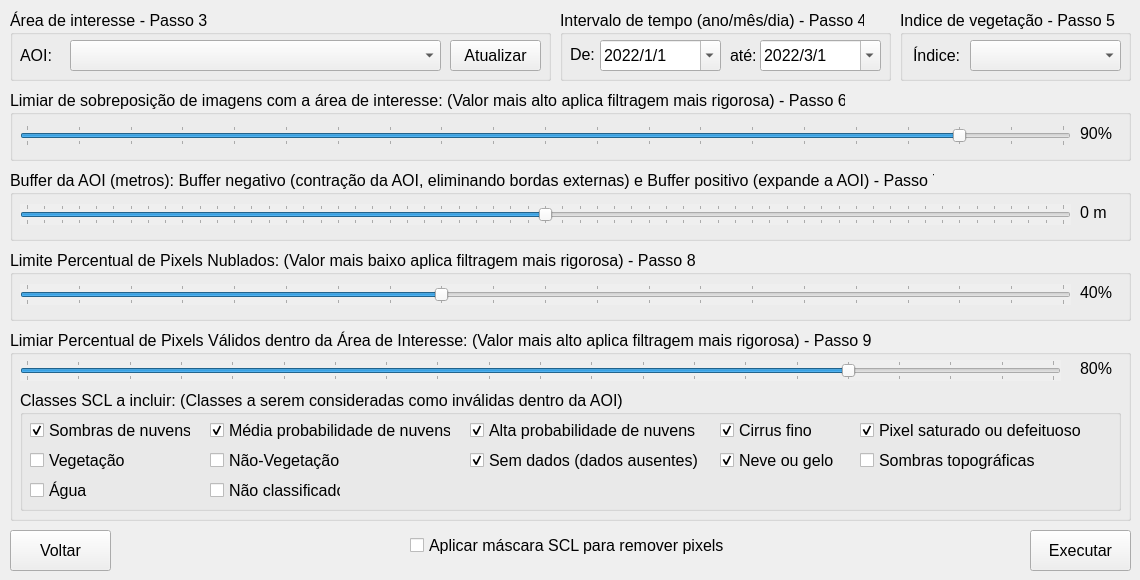
   <widget class="QWidget" name="tab_13">
    <attribute name="title">
     <string>Visão geral</string>
    </attribute>
    <widget class="QGroupBox" name="groupBox_12">
     <property name="geometry">
      <rect>
       <x>10</x>
       <y>10</y>
       <width>541</width>
       <height>71</height>
      </rect>
     </property>
     <property name="font">
      <font>
       <pointsize>12</pointsize>
      </font>
     </property>
     <property name="title">
      <string>Área de interesse - Passo 3</string>
     </property>
     <widget class="QComboBox" name="vector_layer_combobox_2">
      <property name="geometry">
       <rect>
        <x>60</x>
        <y>30</y>
        <width>371</width>
        <height>31</height>
       </rect>
      </property>
      <property name="font">
       <font>
        <pointsize>12</pointsize>
       </font>
      </property>
     </widget>
     <widget class="QPushButton" name="update_vector_2">
      <property name="geometry">
       <rect>
        <x>440</x>
        <y>30</y>
        <width>91</width>
        <height>31</height>
       </rect>
      </property>
      <property name="font">
       <font>
        <pointsize>12</pointsize>
       </font>
      </property>
      <property name="text">
       <string>Atualizar</string>
      </property>
      <property name="icon">
       <iconset>
        <normaloff>../medias/refresh-3104.png</normaloff>../medias/refresh-3104.png</iconset>
      </property>
     </widget>
     <widget class="QLabel" name="label_6">
      <property name="geometry">
       <rect>
        <x>10</x>
        <y>35</y>
        <width>41</width>
        <height>21</height>
       </rect>
      </property>
      <property name="font">
       <font>
        <pointsize>12</pointsize>
       </font>
      </property>
      <property name="text">
       <string>AOI:</string>
      </property>
     </widget>
    </widget>
    <widget class="QGroupBox" name="groupBox_17">
     <property name="geometry">
      <rect>
       <x>10</x>
       <y>90</y>
       <width>1121</width>
       <height>71</height>
      </rect>
     </property>
     <property name="font">
      <font>
       <pointsize>12</pointsize>
      </font>
     </property>
     <property name="title">
      <string>Limiar de sobreposição de imagens com a área de interesse: (Valor mais alto aplica filtragem mais rigorosa) - Passo 6</string>
     </property>
     <widget class="QSlider" name="horizontalSlider_aio_cover_2">
      <property name="enabled">
       <bool>true</bool>
      </property>
      <property name="geometry">
       <rect>
        <x>10</x>
        <y>35</y>
        <width>1051</width>
        <height>21</height>
       </rect>
      </property>
      <property name="autoFillBackground">
       <bool>false</bool>
      </property>
      <property name="minimum">
       <number>0</number>
      </property>
      <property name="maximum">
       <number>100</number>
      </property>
      <property name="singleStep">
       <number>5</number>
      </property>
      <property name="pageStep">
       <number>5</number>
      </property>
      <property name="value">
       <number>90</number>
      </property>
      <property name="sliderPosition">
       <number>90</number>
      </property>
      <property name="orientation">
       <enum>Qt::Horizontal</enum>
      </property>
      <property name="tickPosition">
       <enum>QSlider::TicksBothSides</enum>
      </property>
     </widget>
     <widget class="QLabel" name="label_coverage_2">
      <property name="geometry">
       <rect>
        <x>1070</x>
        <y>33</y>
        <width>51</width>
        <height>21</height>
       </rect>
      </property>
      <property name="font">
       <font>
        <pointsize>12</pointsize>
       </font>
      </property>
      <property name="text">
       <string>90%</string>
      </property>
     </widget>
     <widget class="QLabel" name="label_12">
      <property name="geometry">
       <rect>
        <x>120</x>
        <y>-40</y>
        <width>31</width>
        <height>21</height>
       </rect>
      </property>
      <property name="text">
       <string>90%</string>
      </property>
     </widget>
     <zorder>label_coverage_2</zorder>
     <zorder>label_12</zorder>
     <zorder>horizontalSlider_aio_cover_2</zorder>
    </widget>
    <widget class="QGroupBox" name="groupBox_30">
     <property name="geometry">
      <rect>
       <x>10</x>
       <y>170</y>
       <width>1121</width>
       <height>71</height>
      </rect>
     </property>
     <property name="font">
      <font>
       <pointsize>12</pointsize>
      </font>
     </property>
     <property name="title">
      <string>Buffer da AOI (metros): Buffer negativo (contração da AOI, eliminando bordas externas) e Buffer positivo (expande a AOI) - Passo 7</string>
     </property>
     <widget class="QLabel" name="label_buffer_2">
      <property name="geometry">
       <rect>
        <x>1070</x>
        <y>32</y>
        <width>51</width>
        <height>21</height>
       </rect>
      </property>
      <property name="font">
       <font>
        <pointsize>12</pointsize>
       </font>
      </property>
      <property name="text">
       <string>0 m</string>
      </property>
     </widget>
     <widget class="QSlider" name="horizontalSlider_buffer_2">
      <property name="enabled">
       <bool>true</bool>
      </property>
      <property name="geometry">
       <rect>
        <x>10</x>
        <y>34</y>
        <width>1051</width>
        <height>21</height>
       </rect>
      </property>
      <property name="autoFillBackground">
       <bool>true</bool>
      </property>
      <property name="minimum">
       <number>-300</number>
      </property>
      <property name="maximum">
       <number>300</number>
      </property>
      <property name="singleStep">
       <number>10</number>
      </property>
      <property name="pageStep">
       <number>10</number>
      </property>
      <property name="value">
       <number>0</number>
      </property>
      <property name="sliderPosition">
       <number>0</number>
      </property>
      <property name="orientation">
       <enum>Qt::Horizontal</enum>
      </property>
      <property name="tickPosition">
       <enum>QSlider::TicksBothSides</enum>
      </property>
     </widget>
    </widget>
    <widget class="QPushButton" name="loadtimeseries">
     <property name="enabled">
      <bool>true</bool>
     </property>
     <property name="geometry">
      <rect>
       <x>1030</x>
       <y>530</y>
       <width>101</width>
       <height>41</height>
      </rect>
     </property>
     <property name="font">
      <font>
       <pointsize>12</pointsize>
      </font>
     </property>
     <property name="text">
      <string>Executar</string>
     </property>
     <property name="icon">
      <iconset>
       <normaloff>../medias/icons8-reproduzir-50.png</normaloff>../medias/icons8-reproduzir-50.png</iconset>
     </property>
    </widget>
    <widget class="QGroupBox" name="groupBox_18">
     <property name="geometry">
      <rect>
       <x>10</x>
       <y>250</y>
       <width>1121</width>
       <height>71</height>
      </rect>
     </property>
     <property name="font">
      <font>
       <pointsize>12</pointsize>
      </font>
     </property>
     <property name="title">
      <string>Limite Percentual de Pixels Nublados: (Valor mais baixo aplica filtragem mais rigorosa) - Passo 8</string>
     </property>
     <widget class="QSlider" name="horizontalSlider_total_pixel_limit_2">
      <property name="enabled">
       <bool>true</bool>
      </property>
      <property name="geometry">
       <rect>
        <x>10</x>
        <y>34</y>
        <width>1051</width>
        <height>21</height>
       </rect>
      </property>
      <property name="autoFillBackground">
       <bool>true</bool>
      </property>
      <property name="minimum">
       <number>0</number>
      </property>
      <property name="maximum">
       <number>100</number>
      </property>
      <property name="singleStep">
       <number>5</number>
      </property>
      <property name="pageStep">
       <number>5</number>
      </property>
      <property name="value">
       <number>40</number>
      </property>
      <property name="sliderPosition">
       <number>40</number>
      </property>
      <property name="orientation">
       <enum>Qt::Horizontal</enum>
      </property>
      <property name="tickPosition">
       <enum>QSlider::TicksBothSides</enum>
      </property>
     </widget>
     <widget class="QLabel" name="label_cloud_2">
      <property name="geometry">
       <rect>
        <x>1070</x>
        <y>32</y>
        <width>51</width>
        <height>21</height>
       </rect>
      </property>
      <property name="font">
       <font>
        <pointsize>12</pointsize>
       </font>
      </property>
      <property name="text">
       <string>40%</string>
      </property>
     </widget>
    </widget>
    <widget class="QGroupBox" name="groupBox_19">
     <property name="geometry">
      <rect>
       <x>10</x>
       <y>330</y>
       <width>1121</width>
       <height>191</height>
      </rect>
     </property>
     <property name="font">
      <font>
       <pointsize>12</pointsize>
      </font>
     </property>
     <property name="title">
      <string>Limiar Percentual de Pixels Válidos dentro da Área de Interesse: (Valor mais alto aplica filtragem mais rigorosa) - Passo 9</string>
     </property>
     <widget class="QSlider" name="horizontalSlider_local_pixel_limit_2">
      <property name="enabled">
       <bool>true</bool>
      </property>
      <property name="geometry">
       <rect>
        <x>10</x>
        <y>30</y>
        <width>1041</width>
        <height>21</height>
       </rect>
      </property>
      <property name="autoFillBackground">
       <bool>true</bool>
      </property>
      <property name="minimum">
       <number>0</number>
      </property>
      <property name="maximum">
       <number>100</number>
      </property>
      <property name="singleStep">
       <number>5</number>
      </property>
      <property name="pageStep">
       <number>5</number>
      </property>
      <property name="value">
       <number>80</number>
      </property>
      <property name="sliderPosition">
       <number>80</number>
      </property>
      <property name="orientation">
       <enum>Qt::Horizontal</enum>
      </property>
      <property name="tickPosition">
       <enum>QSlider::TicksBothSides</enum>
      </property>
     </widget>
     <widget class="QLabel" name="label_cloud_aoi_2">
      <property name="geometry">
       <rect>
        <x>1070</x>
        <y>28</y>
        <width>47</width>
        <height>21</height>
       </rect>
      </property>
      <property name="font">
       <font>
        <pointsize>12</pointsize>
       </font>
      </property>
      <property name="text">
       <string>80%</string>
      </property>
     </widget>
     <widget class="QGroupBox" name="groupBox_20">
      <property name="geometry">
       <rect>
        <x>10</x>
        <y>60</y>
        <width>1101</width>
        <height>121</height>
       </rect>
      </property>
      <property name="font">
       <font>
        <pointsize>12</pointsize>
       </font>
      </property>
      <property name="title">
       <string>Classes SCL a incluir: (Classes a serem consideradas como inválidas dentro da AOI)</string>
      </property>
      <widget class="QCheckBox" name="mask_class3_2">
       <property name="geometry">
        <rect>
         <x>10</x>
         <y>30</y>
         <width>161</width>
         <height>20</height>
        </rect>
       </property>
       <property name="font">
        <font>
         <pointsize>12</pointsize>
        </font>
       </property>
       <property name="text">
        <string>Sombras de nuvens</string>
       </property>
       <property name="checked">
        <bool>true</bool>
       </property>
      </widget>
      <widget class="QCheckBox" name="mask_class6_2">
       <property name="geometry">
        <rect>
         <x>10</x>
         <y>90</y>
         <width>91</width>
         <height>20</height>
        </rect>
       </property>
       <property name="font">
        <font>
         <pointsize>12</pointsize>
        </font>
       </property>
       <property name="text">
        <string>Água</string>
       </property>
      </widget>
      <widget class="QCheckBox" name="mask_class8_2">
       <property name="geometry">
        <rect>
         <x>190</x>
         <y>30</y>
         <width>241</width>
         <height>21</height>
        </rect>
       </property>
       <property name="font">
        <font>
         <pointsize>12</pointsize>
        </font>
       </property>
       <property name="text">
        <string>Média probabilidade de nuvens</string>
       </property>
       <property name="checked">
        <bool>true</bool>
       </property>
      </widget>
      <widget class="QCheckBox" name="mask_class1_2">
       <property name="geometry">
        <rect>
         <x>840</x>
         <y>30</y>
         <width>241</width>
         <height>21</height>
        </rect>
       </property>
       <property name="font">
        <font>
         <pointsize>12</pointsize>
        </font>
       </property>
       <property name="text">
        <string>Pixel saturado ou defeituoso</string>
       </property>
       <property name="checked">
        <bool>true</bool>
       </property>
      </widget>
      <widget class="QCheckBox" name="mask_class0_2">
       <property name="geometry">
        <rect>
         <x>450</x>
         <y>60</y>
         <width>241</width>
         <height>21</height>
        </rect>
       </property>
       <property name="font">
        <font>
         <pointsize>12</pointsize>
        </font>
       </property>
       <property name="text">
        <string>Sem dados (dados ausentes)</string>
       </property>
       <property name="checked">
        <bool>true</bool>
       </property>
      </widget>
      <widget class="QCheckBox" name="mask_class4_2">
       <property name="geometry">
        <rect>
         <x>10</x>
         <y>60</y>
         <width>111</width>
         <height>21</height>
        </rect>
       </property>
       <property name="font">
        <font>
         <pointsize>12</pointsize>
        </font>
       </property>
       <property name="text">
        <string>Vegetação</string>
       </property>
      </widget>
      <widget class="QCheckBox" name="mask_class5_2">
       <property name="geometry">
        <rect>
         <x>190</x>
         <y>60</y>
         <width>141</width>
         <height>21</height>
        </rect>
       </property>
       <property name="font">
        <font>
         <pointsize>12</pointsize>
        </font>
       </property>
       <property name="text">
        <string>Não-Vegetação</string>
       </property>
      </widget>
      <widget class="QCheckBox" name="mask_class7_2">
       <property name="geometry">
        <rect>
         <x>190</x>
         <y>90</y>
         <width>131</width>
         <height>21</height>
        </rect>
       </property>
       <property name="font">
        <font>
         <pointsize>12</pointsize>
        </font>
       </property>
       <property name="text">
        <string>Não classificado</string>
       </property>
      </widget>
      <widget class="QCheckBox" name="mask_class2_2">
       <property name="geometry">
        <rect>
         <x>840</x>
         <y>60</y>
         <width>241</width>
         <height>21</height>
        </rect>
       </property>
       <property name="font">
        <font>
         <pointsize>12</pointsize>
        </font>
       </property>
       <property name="text">
        <string>Sombras topográficas</string>
       </property>
      </widget>
      <widget class="QCheckBox" name="mask_class9_2">
       <property name="geometry">
        <rect>
         <x>450</x>
         <y>30</y>
         <width>231</width>
         <height>20</height>
        </rect>
       </property>
       <property name="font">
        <font>
         <pointsize>12</pointsize>
        </font>
       </property>
       <property name="text">
        <string>Alta probabilidade de nuvens</string>
       </property>
       <property name="checked">
        <bool>true</bool>
       </property>
      </widget>
      <widget class="QCheckBox" name="mask_class10_2">
       <property name="geometry">
        <rect>
         <x>700</x>
         <y>30</y>
         <width>101</width>
         <height>21</height>
        </rect>
       </property>
       <property name="font">
        <font>
         <pointsize>12</pointsize>
        </font>
       </property>
       <property name="text">
        <string>Cirrus fino</string>
       </property>
       <property name="checked">
        <bool>true</bool>
       </property>
      </widget>
      <widget class="QCheckBox" name="mask_class11_2">
       <property name="geometry">
        <rect>
         <x>700</x>
         <y>60</y>
         <width>121</width>
         <height>20</height>
        </rect>
       </property>
       <property name="font">
        <font>
         <pointsize>12</pointsize>
        </font>
       </property>
       <property name="text">
        <string>Neve ou gelo</string>
       </property>
       <property name="checked">
        <bool>true</bool>
       </property>
      </widget>
     </widget>
    </widget>
    <widget class="QCheckBox" name="mask_2">
     <property name="geometry">
      <rect>
       <x>410</x>
       <y>530</y>
       <width>321</width>
       <height>31</height>
      </rect>
     </property>
     <property name="font">
      <font>
       <pointsize>12</pointsize>
      </font>
     </property>
     <property name="text">
      <string>Aplicar máscara SCL para remover pixels</string>
     </property>
    </widget>
    <widget class="QPushButton" name="QPushButton_back_9">
     <property name="enabled">
      <bool>true</bool>
     </property>
     <property name="geometry">
      <rect>
       <x>10</x>
       <y>530</y>
       <width>101</width>
       <height>41</height>
      </rect>
     </property>
     <property name="font">
      <font>
       <pointsize>12</pointsize>
      </font>
     </property>
     <property name="text">
      <string>Voltar</string>
     </property>
     <property name="icon">
      <iconset>
       <normaloff>../medias/icons8-back-button-50.png</normaloff>../medias/icons8-back-button-50.png</iconset>
     </property>
    </widget>
    <widget class="QGroupBox" name="groupBox_21">
     <property name="geometry">
      <rect>
       <x>900</x>
       <y>10</y>
       <width>231</width>
       <height>71</height>
      </rect>
     </property>
     <property name="font">
      <font>
       <pointsize>12</pointsize>
      </font>
     </property>
     <property name="title">
      <string>Indice de vegetação - Passo 5</string>
     </property>
     <widget class="QComboBox" name="series_indice_2">
      <property name="geometry">
       <rect>
        <x>70</x>
        <y>30</y>
        <width>151</width>
        <height>31</height>
       </rect>
      </property>
      <property name="font">
       <font>
        <pointsize>12</pointsize>
       </font>
      </property>
     </widget>
     <widget class="QLabel" name="label_7">
      <property name="geometry">
       <rect>
        <x>13</x>
        <y>30</y>
        <width>51</width>
        <height>31</height>
       </rect>
      </property>
      <property name="font">
       <font>
        <pointsize>12</pointsize>
       </font>
      </property>
      <property name="text">
       <string>Índice:</string>
      </property>
     </widget>
    </widget>
    <widget class="QGroupBox" name="groupBox_22">
     <property name="geometry">
      <rect>
       <x>560</x>
       <y>10</y>
       <width>331</width>
       <height>71</height>
      </rect>
     </property>
     <property name="font">
      <font>
       <pointsize>12</pointsize>
      </font>
     </property>
     <property name="title">
      <string>Intervalo de tempo (ano/mês/dia) - Passo 4</string>
     </property>
     <widget class="QDateEdit" name="finaledit_2">
      <property name="geometry">
       <rect>
        <x>200</x>
        <y>30</y>
        <width>121</width>
        <height>31</height>
       </rect>
      </property>
      <property name="font">
       <font>
        <pointsize>12</pointsize>
       </font>
      </property>
      <property name="dateTime">
       <datetime>
        <hour>0</hour>
        <minute>0</minute>
        <second>0</second>
        <year>2022</year>
        <month>3</month>
        <day>1</day>
       </datetime>
      </property>
      <property name="currentSection">
       <enum>QDateTimeEdit::YearSection</enum>
      </property>
      <property name="displayFormat">
       <string>yyyy/M/d</string>
      </property>
      <property name="calendarPopup">
       <bool>true</bool>
      </property>
      <property name="timeSpec">
       <enum>Qt::LocalTime</enum>
      </property>
      <property name="date">
       <date>
        <year>2022</year>
        <month>3</month>
        <day>1</day>
       </date>
      </property>
     </widget>
     <widget class="QLabel" name="label_5">
      <property name="geometry">
       <rect>
        <x>170</x>
        <y>35</y>
        <width>41</width>
        <height>21</height>
       </rect>
      </property>
      <property name="font">
       <font>
        <pointsize>12</pointsize>
       </font>
      </property>
      <property name="text">
       <string>até:</string>
      </property>
     </widget>
     <widget class="QLabel" name="label_4">
      <property name="geometry">
       <rect>
        <x>10</x>
        <y>29</y>
        <width>31</width>
        <height>31</height>
       </rect>
      </property>
      <property name="font">
       <font>
        <pointsize>12</pointsize>
       </font>
      </property>
      <property name="text">
       <string>De:</string>
      </property>
     </widget>
     <widget class="QDateEdit" name="incioedit_2">
      <property name="geometry">
       <rect>
        <x>40</x>
        <y>30</y>
        <width>121</width>
        <height>31</height>
       </rect>
      </property>
      <property name="font">
       <font>
        <pointsize>12</pointsize>
       </font>
      </property>
      <property name="dateTime">
       <datetime>
        <hour>0</hour>
        <minute>0</minute>
        <second>0</second>
        <year>2022</year>
        <month>1</month>
        <day>1</day>
       </datetime>
      </property>
      <property name="displayFormat">
       <string>yyyy/M/d</string>
      </property>
      <property name="calendarPopup">
       <bool>true</bool>
      </property>
      <property name="date">
       <date>
        <year>2022</year>
        <month>1</month>
        <day>1</day>
       </date>
      </property>
     </widget>
    </widget>
   </widget>
